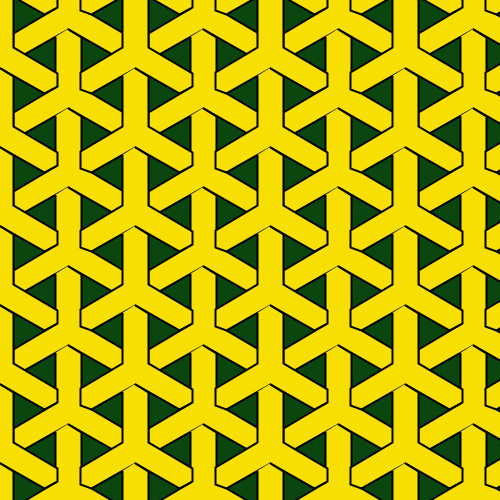
Frame 1 (no input)
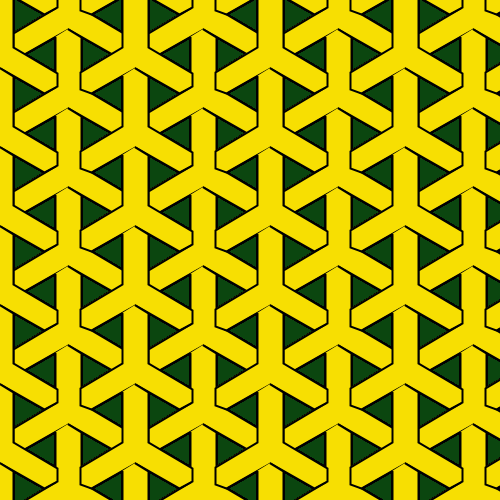
Frame 60 (the mouse pressed at the canvas centre just before this capture)
Frame 120 (the mouse held since frame 60 and released just before this capture): identical to frame 60, image omitted

The Processing sketch that drew these frames (run headless with seeded random() and noise(); from frame 60 on, the mouse is pressed at the canvas centre):

// Processing sketch: processing_71516
// ── processing_71516.pde

/* OpenProcessing Tweak of *@*http://www.openprocessing.org/sketch/71516*@* */
/* !do not delete the line above, required for linking your tweak if you re-upload */
void setup() {
  size(500, 500);
  background(11, 70, 15);
}
void draw() {
  for (int a = -50; a < 550; a += 79) {
    for (int c = 68; c < 510; c += 135) {
    pattern(c, a);
  }
  }
  for (int i = -90; i < 700; i += 79) {
    for (int b = 0; b < 700; b += 135) {
      pattern(b, i);
    }
  }
}
void pattern(int x, int y) {
  stroke(0, 0, 0);
  strokeWeight(2);
  fill(247, 223, 2);
  beginShape();
  vertex(x, y);
  vertex(x+13, y+8);
  vertex(x+13, y+58);
  vertex(x+57, y+84);
  vertex(x+57, y+97);
  vertex(x+44, y+104);
  vertex(x, y+79);
  vertex(x-44, y+104);
  vertex(x-55, y+100);
  vertex(x-55, y+83);
  vertex(x-13, y+58);
  vertex(x-13, y+8);
  endShape();
}
